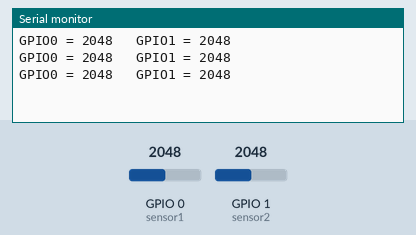
Recording of a sketch running on a simulated ESP32-C3. On the bench: the last lines printed to the serial monitor. The test bench sets the inputs (shaded band); at power-on: GPIO 0 (sensor1) = 2048, GPIO 1 (sensor2) = 2048.

Above: at 1.3 s.
1.4 s: GPIO 0 (sensor1) set to 2866
At 1.9 s:
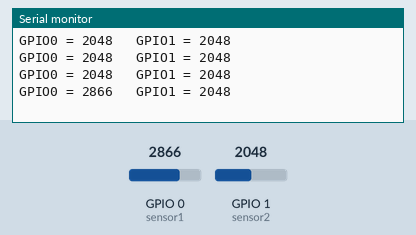
2.9 s: GPIO 1 (sensor2) set to 2866
At 3.4 s:
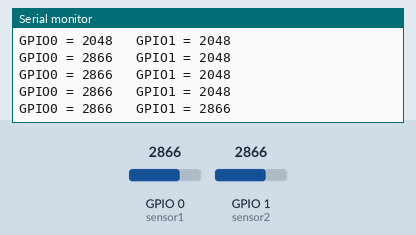
4.4 s: GPIO 0 (sensor1) set to 3603
At 4.9 s:
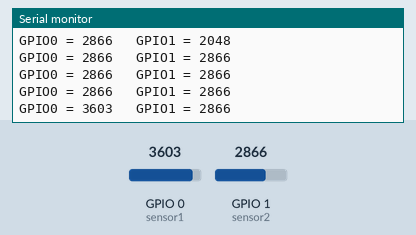
5.9 s: GPIO 1 (sensor2) set to 3603
At 6.3 s:
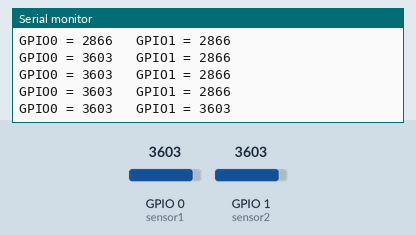
Timing chart, 0 to 8.4 s (numbered marks = the images above; inputs shaded):
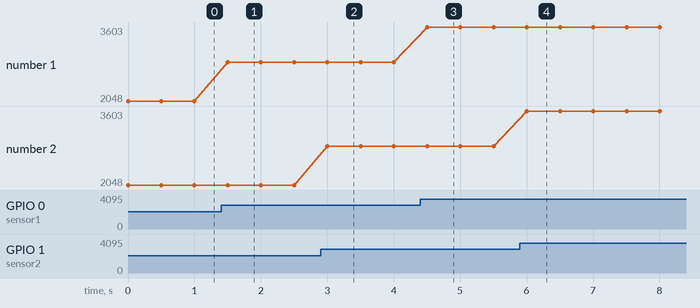

The sketch:

RestSense.ino
```cpp
// RestSense - Hackathon Prototype
// ESP32-C3
// GPIO0 = Sensor 1
// GPIO1 = Sensor 2
// Reads sensor values and prints them to Serial Monitor

const int sensor1 = 0;
const int sensor2 = 1;

void setup() {
  Serial.begin(115200);
}

void loop() {
  int value1 = analogRead(sensor1);
  int value2 = analogRead(sensor2);

  Serial.print("GPIO0 = ");
  Serial.print(value1);

  Serial.print("   GPIO1 = ");
  Serial.println(value2);

  delay(500);
}
```

Measured:
- after the input at 1.4 s, the serial monitor: prints a new line after 0.10 s (image 1)
- after the input at 2.9 s, the serial monitor: prints a new line after 0.10 s (image 2)
- after the input at 4.4 s, the serial monitor: prints a new line after 0.10 s (image 3)
- after the input at 5.9 s, the serial monitor: prints a new line after 0.11 s (image 4)
- plotted number 1: 2048 → 2866 after the input at 1.4 s, 2866 → 3603 after the input at 4.4 s
